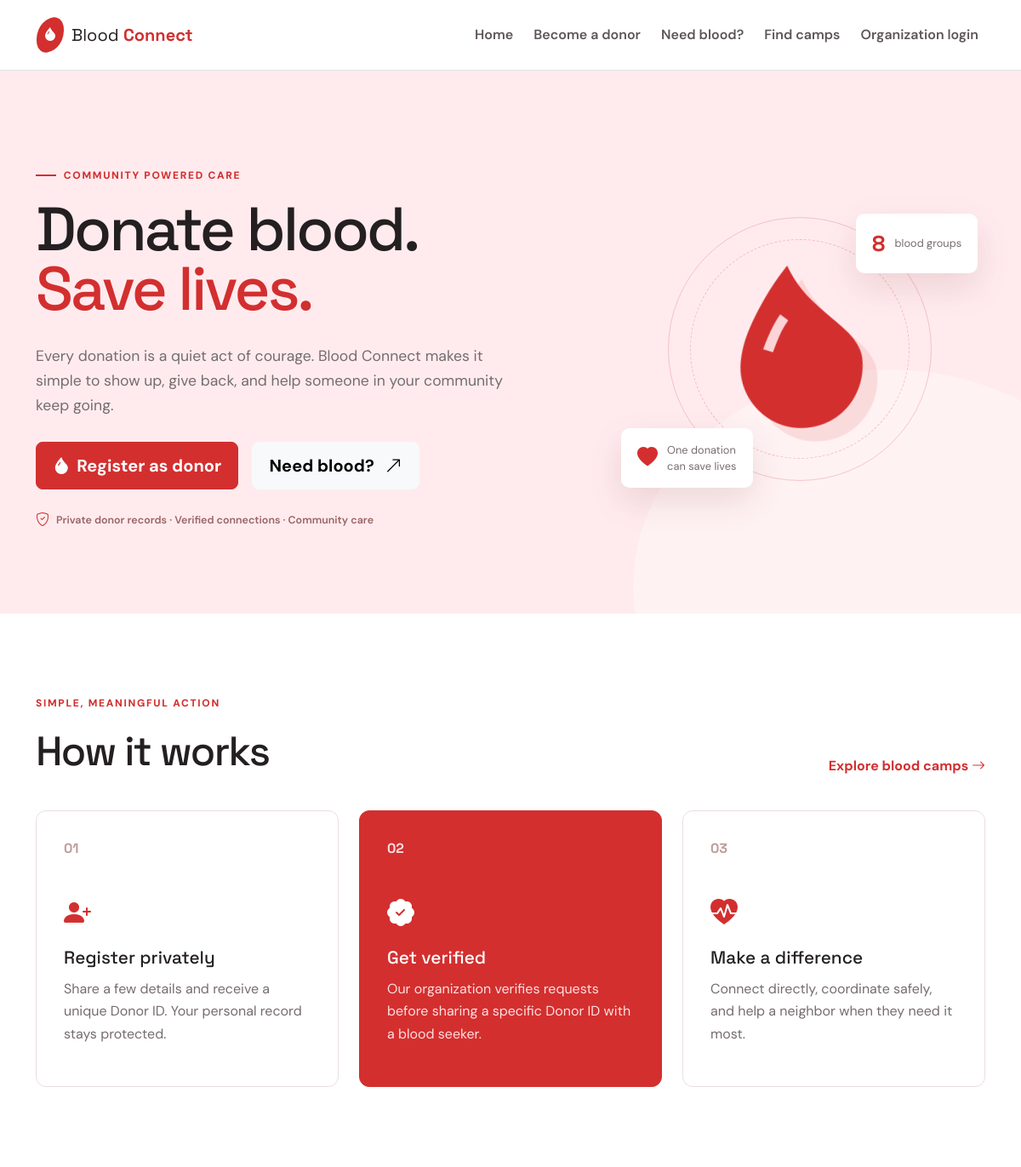
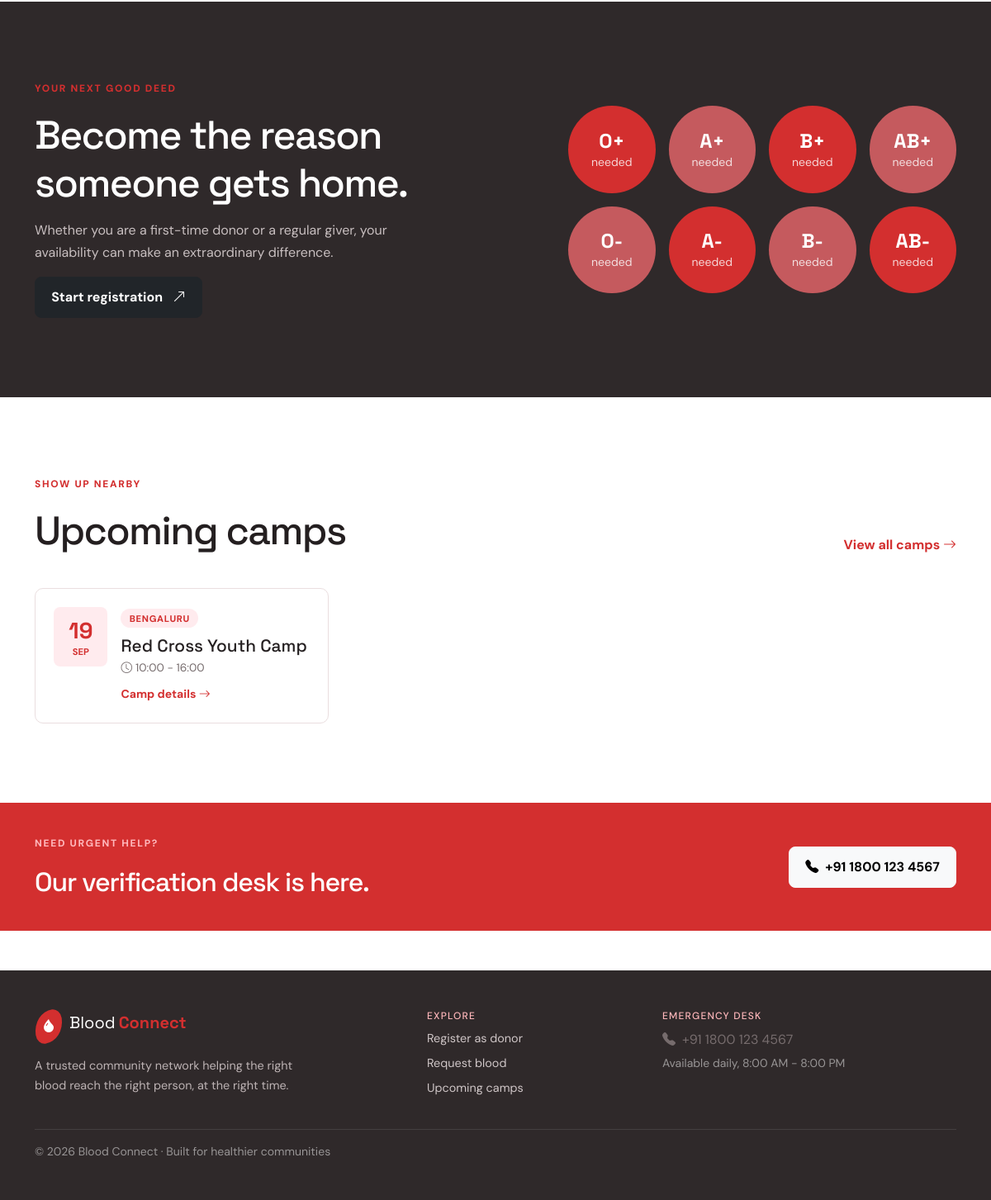
The page / on the database its author committed (2 pictures, top to bottom).
### models.py (models this page shows)
class Camp(db.Model):
    id = db.Column(db.Integer, primary_key=True)
    camp_name = db.Column(db.String(140), nullable=False)
    organizer_name = db.Column(db.String(120), nullable=False)
    date = db.Column(db.Date, nullable=False)
    start_time = db.Column(db.String(10), nullable=False)
    end_time = db.Column(db.String(10), nullable=False)
    blood_groups_needed = db.Column(db.String(80), nullable=False)
    address = db.Column(db.String(240), nullable=False)
    city = db.Column(db.String(80), nullable=False)
    latitude = db.Column(db.Float, nullable=False)
    longitude = db.Column(db.Float, nullable=False)
    contact_number = db.Column(db.String(30), nullable=False)
    description = db.Column(db.Text, nullable=False)
    created_at = db.Column(db.DateTime, default=datetime.utcnow, nullable=False)

### app.py (the view)
@app.route("/")
def index():
    upcoming = Camp.query.filter(Camp.date >= date.today()).order_by(Camp.date, Camp.start_time).limit(3).all()
    return render_template("index.html", upcoming=upcoming)

### app.py (called while the page is built)
@app.context_processor
def inject_globals():
    return {"blood_groups": BLOOD_GROUPS, "statuses": STATUSES, "today": date.today()}

### templates/index.html
{% extends 'base.html' %}{% block title %}Donate blood, save lives{% endblock %}{% block content %}
<section class="hero-section"><div class="container"><div class="row align-items-center g-5"><div class="col-lg-7"><div class="eyebrow"><span></span>Community powered care</div><h1>Donate blood.<br><em>Save lives.</em></h1><p class="hero-text">Every donation is a quiet act of courage. Blood Connect makes it simple to show up, give back, and help someone in your community keep going.</p><div class="d-flex flex-wrap gap-3"><a class="btn btn-primary btn-lg" href="{{ url_for('donor_register') }}"><i class="bi bi-droplet-fill me-2"></i>Register as donor</a><a class="btn btn-light btn-lg" href="{{ url_for('seeker') }}">Need blood? <i class="bi bi-arrow-up-right ms-2"></i></a></div><div class="hero-trust mt-4"><i class="bi bi-shield-check"></i><span>Private donor records · Verified connections · Community care</span></div></div><div class="col-lg-5"><div class="hero-art"><div class="pulse-ring"></div><div class="hero-drop"><i class="bi bi-droplet-fill"></i></div><div class="floating-stat stat-one"><strong>8</strong><span>blood groups</span></div><div class="floating-stat stat-two"><i class="bi bi-heart-fill"></i><span>One donation<br>can save lives</span></div></div></div></div></div></section>
<section class="section-pad"><div class="container"><div class="section-heading"><div><div class="eyebrow">Simple, meaningful action</div><h2>How it works</h2></div><a href="{{ url_for('camps') }}" class="text-link">Explore blood camps <i class="bi bi-arrow-right"></i></a></div><div class="row g-4"><div class="col-md-4"><div class="feature-card"><span class="number">01</span><i class="bi bi-person-plus-fill feature-icon"></i><h3>Register privately</h3><p>Share a few details and receive a unique Donor ID. Your personal record stays protected.</p></div></div><div class="col-md-4"><div class="feature-card accent"><span class="number">02</span><i class="bi bi-patch-check-fill feature-icon"></i><h3>Get verified</h3><p>Our organization verifies requests before sharing a specific Donor ID with a blood seeker.</p></div></div><div class="col-md-4"><div class="feature-card"><span class="number">03</span><i class="bi bi-heart-pulse-fill feature-icon"></i><h3>Make a difference</h3><p>Connect directly, coordinate safely, and help a neighbor when they need it most.</p></div></div></div></div></section>
<section class="split-band"><div class="container"><div class="row align-items-center g-5"><div class="col-lg-6"><div class="section-kicker">Your next good deed</div><h2>Become the reason<br>someone gets home.</h2><p>Whether you are a first-time donor or a regular giver, your availability can make an extraordinary difference.</p><a class="btn btn-dark" href="{{ url_for('donor_register') }}">Start registration <i class="bi bi-arrow-up-right ms-2"></i></a></div><div class="col-lg-6"><div class="blood-grid">{% for group, color in [('O+','red'),('A+','pink'),('B+','red'),('AB+','pink'),('O-','pink'),('A-','red'),('B-','pink'),('AB-','red')] %}<div class="blood-tile {{ color }}"><span>{{ group }}</span><small>needed</small></div>{% endfor %}</div></div></div></div></section>
<section class="section-pad"><div class="container"><div class="section-heading"><div><div class="eyebrow">Show up nearby</div><h2>Upcoming camps</h2></div><a href="{{ url_for('camps') }}" class="text-link">View all camps <i class="bi bi-arrow-right"></i></a></div><div class="row g-4">{% for camp in upcoming %}<div class="col-md-4"><div class="camp-mini"><div class="camp-date"><strong>{{ camp.date.strftime('%d') }}</strong><span>{{ camp.date.strftime('%b') }}</span></div><div><span class="pill">{{ camp.city }}</span><h3>{{ camp.camp_name }}</h3><p><i class="bi bi-clock me-1"></i>{{ camp.start_time }} - {{ camp.end_time }}</p><a href="{{ url_for('camps') }}" class="text-link small">Camp details <i class="bi bi-arrow-right"></i></a></div></div></div>{% else %}<div class="col-12"><div class="empty-state">No upcoming camps are listed yet.</div></div>{% endfor %}</div></div></section>
<section class="emergency-strip"><div class="container d-flex flex-column flex-md-row align-items-md-center justify-content-between gap-3"><div><span class="section-kicker light">Need urgent help?</span><h2 class="mb-0">Our verification desk is here.</h2></div><a class="btn btn-light" href="tel:+9118001234567"><i class="bi bi-telephone-fill me-2"></i>+91 1800 123 4567</a></div></section>
{% endblock %}

### static/css/style.css (style rules this page uses)
:root { --red:#d32f2f;--red-dark:#9f2020;--pink:#ffebee;--ink:#241f20;--muted:#766c6d;--line:#eadedf;--cream:#fffaf9 }
* { box-sizing:border-box }
body { font-family:'DM Sans',sans-serif;color:var(--ink);background:#fff }
h1,h2,h3,h4,.navbar-brand { font-family:'Space Grotesk',sans-serif }
h1 { font-size:clamp(2.7rem,6vw,5.5rem);line-height:.98;letter-spacing:-.04em }
h2 { font-size:clamp(2rem,4vw,3rem);letter-spacing:-.035em }
h3 { font-size:1.3rem }
p { color:var(--muted);line-height:1.65 }
.btn { border-radius:8px;padding:.75rem 1.2rem;font-weight:700 }
.btn-primary { background:var(--red);border-color:var(--red) }
.hero-section { background:var(--pink);overflow:hidden;padding:7rem 0 6rem;position:relative }
.hero-section:after { content:'';position:absolute;right:-12%;bottom:-35%;width:50%;height:80%;background:#fff4f4;border-radius:50%;opacity:.75 }
.eyebrow,.section-kicker { display:flex;align-items:center;gap:.55rem;color:var(--red);font-size:.75rem;font-weight:800;letter-spacing:.14em;text-transform:uppercase;margin-bottom:1.2rem }
.eyebrow span { display:inline-block;width:24px;height:2px;background:var(--red) }
.hero-section h1 em { font-style:normal;color:var(--red) }
.hero-text { font-size:1.1rem;max-width:560px;margin:1.8rem 0 }
.hero-trust { display:flex;align-items:center;gap:.5rem;font-size:.78rem;font-weight:600;color:#9a6464 }
.hero-trust i { color:var(--red);font-size:1rem }
.hero-art { height:430px;position:relative;display:flex;align-items:center;justify-content:center;z-index:1 }
.hero-drop { color:var(--red);font-size:12rem;line-height:1;filter:drop-shadow(15px 18px 0 rgba(211,47,47,.12));transform:rotate(-8deg) }
.pulse-ring { width:310px;height:310px;border:1px solid rgba(211,47,47,.22);border-radius:50%;position:absolute }
.pulse-ring:before { content:'';position:absolute;inset:25px;border:1px dashed rgba(211,47,47,.25);border-radius:50% }
.floating-stat { position:absolute;background:#fff;border-radius:10px;box-shadow:0 16px 40px rgba(105,30,30,.12);padding:1rem 1.2rem;display:flex;gap:.7rem;align-items:center;font-size:.8rem }
.floating-stat strong { font-family:'Space Grotesk';font-size:1.6rem;color:var(--red) }
.floating-stat span { color:var(--muted) }
.stat-one { right:2%;top:13% }
.stat-two { left:2%;bottom:12% }
.stat-two i { font-size:1.5rem;color:var(--red) }
.section-pad { padding:6rem 0 }
.section-heading { display:flex;justify-content:space-between;align-items:end;margin-bottom:2.5rem }
.section-heading h2 { margin:0 }
.text-link { color:var(--red);font-weight:700;text-decoration:none }
.feature-card { height:100%;padding:2rem;border:1px solid var(--line);border-radius:12px;background:#fff;position:relative;overflow:hidden }
.feature-card.accent { background:var(--red);color:#fff;border-color:var(--red) }
.feature-card.accent p,.feature-card.accent .number { color:#ffdfe1 }
.feature-card .number { color:#bd9c9c;font-weight:700;font-family:'Space Grotesk' }
.feature-icon { display:block;font-size:2rem;color:var(--red);margin:2.5rem 0 1rem }
.accent .feature-icon { color:#fff }
.feature-card h3 { margin-bottom:.7rem }
.split-band { padding:6rem 0;background:#2f292a;color:#fff }
.split-band p { color:#c8bfc0;max-width:440px }
.split-band h2 { margin-bottom:1rem }
.section-kicker.light { color:#ffb7bb }
.blood-grid { display:grid;grid-template-columns:repeat(4,1fr);gap:1rem;max-width:470px;margin-left:auto }
.blood-tile { aspect-ratio:1;border-radius:50%;display:flex;flex-direction:column;align-items:center;justify-content:center;color:#fff }
.blood-tile.red { background:var(--red) }
.blood-tile.pink { background:#c55a5e }
.blood-tile span { font:700 1.5rem 'Space Grotesk' }
.blood-tile small { opacity:.8 }
.camp-mini { border:1px solid var(--line);padding:1.4rem;border-radius:10px;display:flex;gap:1rem }
.camp-date { background:var(--pink);color:var(--red);min-width:65px;height:72px;border-radius:8px;display:flex;flex-direction:column;align-items:center;justify-content:center }
.camp-date strong { font:700 1.7rem 'Space Grotesk' }
.camp-date span { text-transform:uppercase;font-size:.7rem;font-weight:700 }
.camp-mini h3 { margin:.65rem 0 .2rem }
.camp-mini p { font-size:.85rem;margin:0 0 .5rem }
.pill { background:var(--pink);color:var(--red);border-radius:50px;padding:.3rem .65rem;font-size:.7rem;font-weight:800;text-transform:uppercase;letter-spacing:.06em }
.emergency-strip { background:var(--red);color:#fff;padding:2.5rem 0 }
.emergency-strip h2 { font-size:2rem }

### rows shown on the page
Camp: date "19", date "SEP", city "BENGALURU", camp_name "Red Cross Youth Camp", start_time "10:00", end_time "16:00"

### other values the page prints
{{ group }} "O+" "A+" "B+" "AB+" "O-" "A-" "B-" "AB-"
